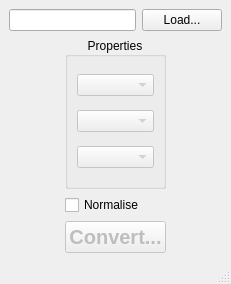
<?xml version="1.0" encoding="UTF-8"?>
<ui version="4.0">
 <class>MainWindow</class>
 <widget class="QMainWindow" name="MainWindow">
  <property name="geometry">
   <rect>
    <x>0</x>
    <y>0</y>
    <width>231</width>
    <height>284</height>
   </rect>
  </property>
  <property name="windowTitle">
   <string>App</string>
  </property>
  <widget class="QWidget" name="centralwidget">
   <layout class="QVBoxLayout" name="verticalLayout_3">
    <item>
     <layout class="QHBoxLayout" name="horizontalLayout">
      <item>
       <widget class="QLineEdit" name="filePathLineEdit"/>
      </item>
      <item>
       <widget class="QPushButton" name="loadPushButton">
        <property name="text">
         <string>Load...</string>
        </property>
       </widget>
      </item>
     </layout>
    </item>
    <item>
     <layout class="QHBoxLayout" name="horizontalLayout_3">
      <item>
       <spacer name="horizontalSpacer">
        <property name="orientation">
         <enum>Qt::Horizontal</enum>
        </property>
        <property name="sizeHint" stdset="0">
         <size>
          <width>40</width>
          <height>20</height>
         </size>
        </property>
       </spacer>
      </item>
      <item>
       <layout class="QVBoxLayout" name="verticalLayout_2">
        <item>
         <widget class="QGroupBox" name="propertiesGroupBox">
          <property name="maximumSize">
           <size>
            <width>150</width>
            <height>16777215</height>
           </size>
          </property>
          <property name="title">
           <string>Properties</string>
          </property>
          <property name="alignment">
           <set>Qt::AlignCenter</set>
          </property>
          <property name="flat">
           <bool>false</bool>
          </property>
          <layout class="QVBoxLayout" name="verticalLayout">
           <item>
            <widget class="QComboBox" name="fileFormatComboBox">
             <property name="enabled">
              <bool>false</bool>
             </property>
             <property name="maximumSize">
              <size>
               <width>150</width>
               <height>16777215</height>
              </size>
             </property>
            </widget>
           </item>
           <item>
            <widget class="QComboBox" name="channelCountComboBox">
             <property name="enabled">
              <bool>false</bool>
             </property>
             <property name="maximumSize">
              <size>
               <width>150</width>
               <height>16777215</height>
              </size>
             </property>
            </widget>
           </item>
           <item>
            <widget class="QComboBox" name="bitDepthComboBox">
             <property name="enabled">
              <bool>false</bool>
             </property>
             <property name="maximumSize">
              <size>
               <width>150</width>
               <height>16777215</height>
              </size>
             </property>
            </widget>
           </item>
          </layout>
         </widget>
        </item>
        <item>
         <widget class="QCheckBox" name="normaliseCheckBox">
          <property name="text">
           <string>Normalise</string>
          </property>
         </widget>
        </item>
        <item>
         <widget class="QPushButton" name="convertPushButton">
          <property name="enabled">
           <bool>false</bool>
          </property>
          <property name="font">
           <font>
            <pointsize>15</pointsize>
            <weight>75</weight>
            <bold>true</bold>
           </font>
          </property>
          <property name="text">
           <string>Convert...</string>
          </property>
         </widget>
        </item>
       </layout>
      </item>
      <item>
       <spacer name="horizontalSpacer_2">
        <property name="orientation">
         <enum>Qt::Horizontal</enum>
        </property>
        <property name="sizeHint" stdset="0">
         <size>
          <width>40</width>
          <height>20</height>
         </size>
        </property>
       </spacer>
      </item>
     </layout>
    </item>
   </layout>
  </widget>
  <widget class="QMenuBar" name="menubar">
   <property name="geometry">
    <rect>
     <x>0</x>
     <y>0</y>
     <width>231</width>
     <height>21</height>
    </rect>
   </property>
  </widget>
  <widget class="QStatusBar" name="statusbar"/>
 </widget>
 <resources/>
 <connections/>
</ui>
